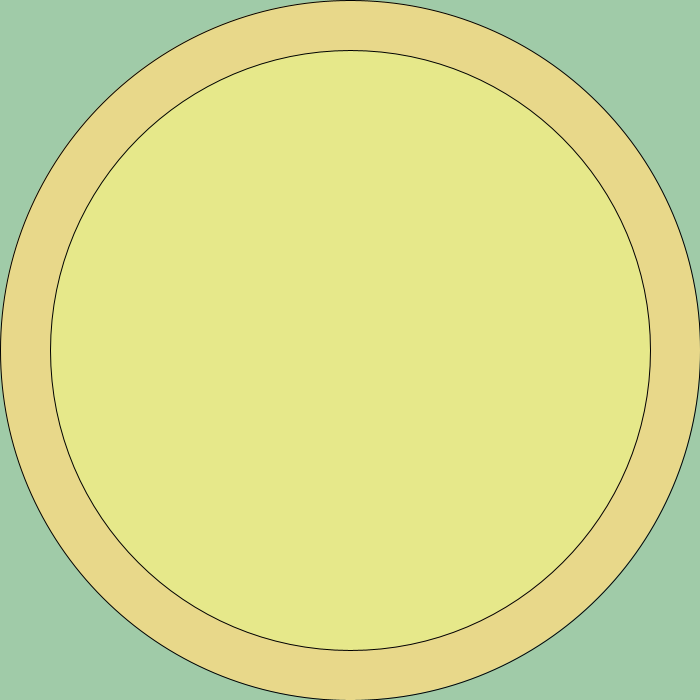
Frame 1 (no input)
Frame 60 (the mouse pressed at the canvas centre just before this capture): identical to frame 1, image omitted
Frame 120 (the mouse held since frame 60 and released just before this capture): identical to frame 1, image omitted

The Processing sketch that drew this single still picture (run headless with seeded random() and noise(); from frame 60 on, the mouse is pressed at the canvas centre):

// Processing sketch: processing_71481
// ── processing_71481.pde

//Samantha G CP1 mods 14-15 User Input Pizza
void setup()
{
  size(700, 700);
  background(160,203,168);
  //pizza dough
  fill(232, 216, 138);
  ellipse(350, 350, 700, 700);
  fill(230, 232, 138);
  ellipse(350, 350, 600, 600);
}
void draw()
{
}
void mousePressed()
{
  //pepperoni
  if (mouseButton == LEFT)
  {
    fill(227, 118, 50);
    ellipse(mouseX, mouseY, 50, 50);
  }
  //garlic
  if (mouseButton==RIGHT)
  {
    fill(240, 236, 208);
    rect(mouseX, mouseY, 10, 10);
  }
}
void keyPressed()
{
  //olives
  if (key == 'w')
  {
    fill(0);
    ellipse(mouseX, mouseY, 70, 45);
  }
  if (key == 'e')
  {
    erase();
  }
}
void erase()
{
  background(214, 147, 224);
  fill(232, 216, 138);
  ellipse(350, 350, 700, 700);
  fill(230, 232, 138);
  ellipse(350, 350, 600, 600);
}
